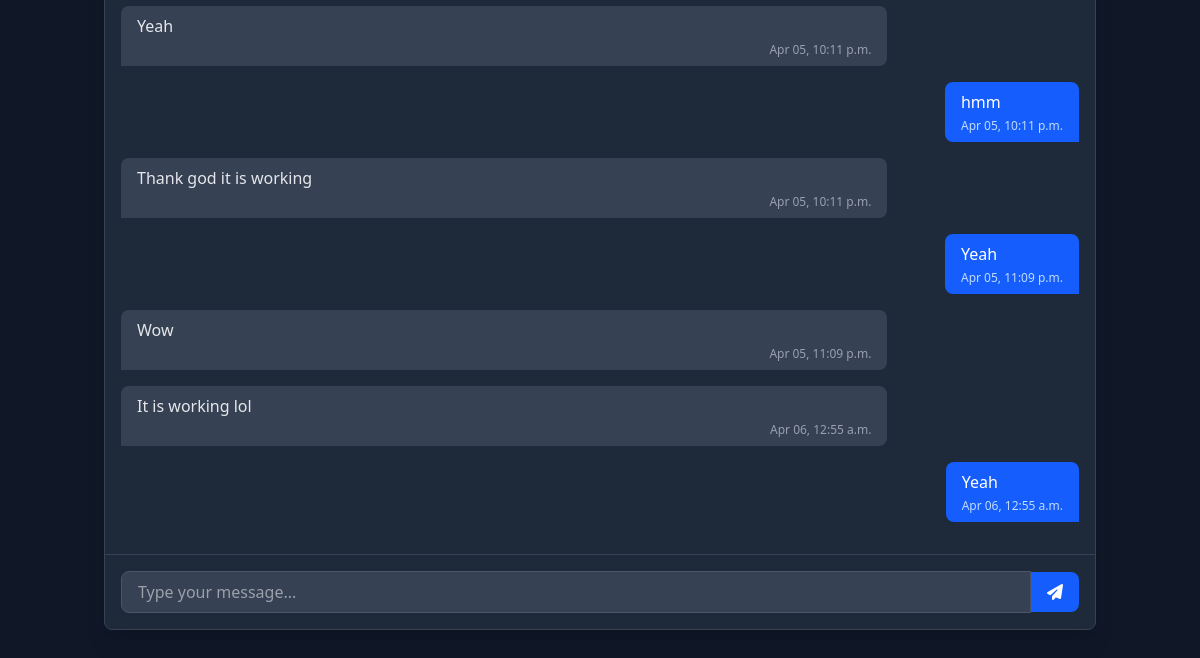
Page /community/ (signed in, lower part) on the earlier database version.
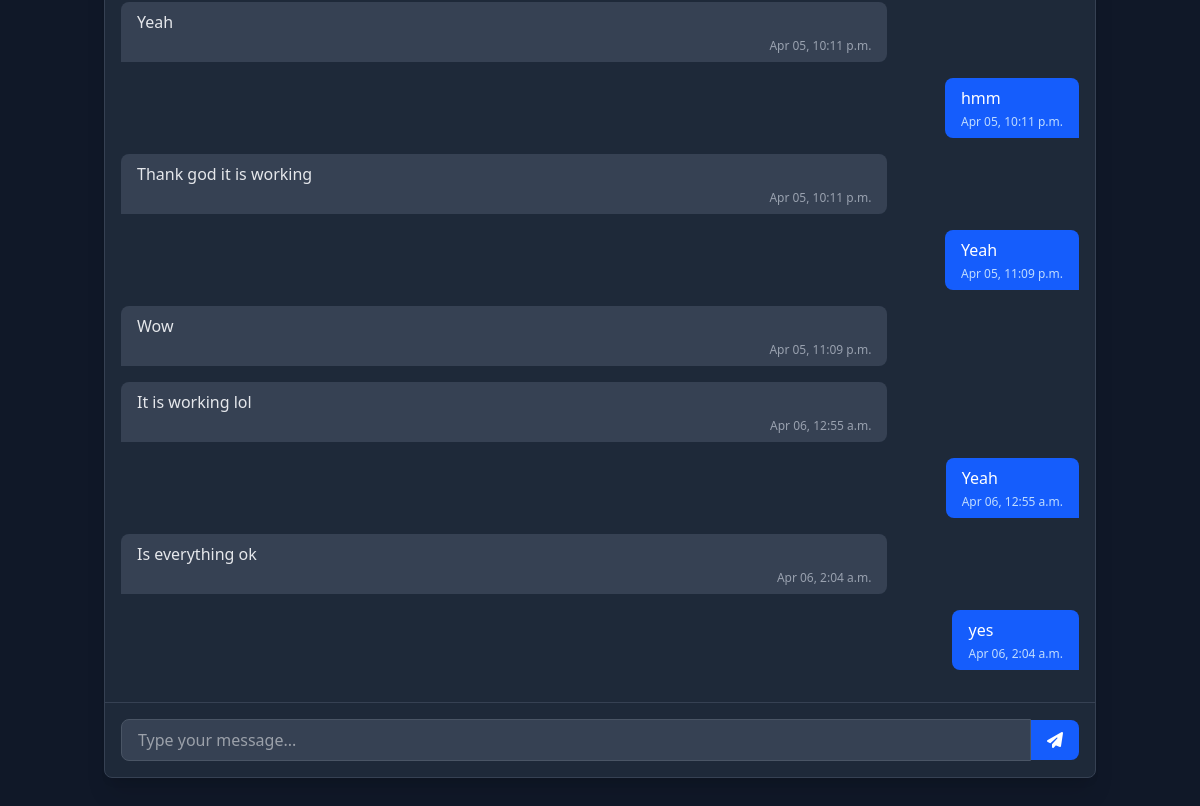
Same page on the later database version.
### fitness/models.py (models this page shows, shortened)
class CommunityMessage(models.Model):
    sender = models.ForeignKey(
        User, on_delete=models.CASCADE, related_name='sent_messages')
    receiver = models.ForeignKey(
        User, on_delete=models.CASCADE, related_name='received_messages', null=True, blank=True)
    message = models.TextField()
    timestamp = models.DateTimeField(auto_now_add=True)
    is_read = models.BooleanField(default=False)
    class Meta:
        ordering = ['-timestamp']

### fitness/views.py (the view)
# urls.py: path('community/', views.community, name='community'),
@login_required
def community(request):
    user = request.user
    context = {}
    if user.is_superuser:
        all_users = User.objects.exclude(id=user.id).order_by('username')
        context['all_users'] = all_users
        selected_user_id = request.GET.get('user_id')
        if selected_user_id:
            try:
                selected_user = User.objects.get(id=selected_user_id)
                context['selected_user'] = selected_user
                chat_messages = CommunityMessage.objects.filter(
                    (Q(sender=user) & Q(receiver=selected_user)) |
                    (Q(sender=selected_user) & Q(receiver=user))
                ).order_by('timestamp')
                unread_messages = chat_messages.filter(
                    receiver=user, is_read=False)
                unread_messages.update(is_read=True)
                context['chat_messages'] = chat_messages
                if request.headers.get('X-Requested-With') == 'XMLHttpRequest':
                    return render(request, 'fitness/partials/chat_messages.html', context)
            except User.DoesNotExist:
                pass
    else:
        admin_users = User.objects.filter(is_superuser=True)
        if admin_users.exists():
            admin_user = admin_users.first()
            context['admin_user'] = admin_user
            chat_messages = CommunityMessage.objects.filter(
                (Q(sender=user) & Q(receiver=admin_user)) |
                (Q(sender=admin_user) & Q(receiver=user))
            ).order_by('timestamp')
            unread_messages = chat_messages.filter(
                receiver=user, is_read=False)
            unread_messages.update(is_read=True)
            context['chat_messages'] = chat_messages
            if request.headers.get('X-Requested-With') == 'XMLHttpRequest':
                return render(request, 'fitness/partials/chat_messages.html', context)
    return render(request, 'fitness/community.html', context)

### fitness/templates/fitness/community.html (shortened to what this page needs)
{% extends 'fitness/base.html' %}
{% block content %}
<div class="container mx-auto px-4 py-8">
  <div class="bg-gray-800 rounded-lg shadow-xl border border-gray-700 overflow-hidden">
    <div class="grid grid-cols-1 {% if user.is_superuser %}md:grid-cols-4{% endif %}">
      <div class="{% if user.is_superuser %}md:col-span-3{% endif %} flex flex-col h-[70vh]">
        <div class="flex-1 p-4 overflow-y-auto bg-gray-800" id="chat-messages">
          {% if chat_messages %}
            {% for message in chat_messages %}
              <div class="mb-4 {% if message.sender == user %}flex justify-end{% endif %}">
                <div class="{% if message.sender == user %}bg-blue-600 text-white rounded-tl-lg rounded-tr-lg rounded-bl-lg{% else %}bg-gray-700 text-gray-200 rounded-tr-lg rounded-tl-lg rounded-br-lg{% endif %} py-2 px-4 max-w-[80%]">
                  <p>{{ message.message }}</p>
                  <p class="text-xs {% if message.sender == user %}text-blue-200{% else %}text-gray-400{% endif %} mt-1 text-right">
                    {{ message.timestamp|date:"M d, g:i a" }}
                  </p>
                </div>
              </div>
            {% endfor %}
          {% endif %}
        </div>
        <div class="p-4 border-t border-gray-700">
          {% if user.is_superuser and selected_user or not user.is_superuser and admin_user %}
            <form method="post" action="{% url 'send_message' %}" class="flex items-center">
              <input type="text" name="message" placeholder="Type your message..." class="flex-1 bg-gray-700 border border-gray-600 rounded-l-lg px-4 py-2 text-white focus:outline-none focus:ring-2 focus:ring-blue-500">
              <button type="submit" class="bg-blue-600 hover:bg-blue-700 text-white px-4 py-2 rounded-r-lg transition duration-300">
                <i class="fas fa-paper-plane"></i>
              </button>
            </form>
          {% endif %}
        </div>
      </div>
    </div>
  </div>
</div>
{% endblock %}

### fitness/templates/fitness/base.html (shortened to what this page needs)
<!DOCTYPE html>
<html lang="en">
  <head>
    <script src="https://cdn.jsdelivr.net/npm/@tailwindcss/browser@4"></script>
    <link rel="stylesheet" href="https://cdnjs.cloudflare.com/ajax/libs/font-awesome/6.4.0/css/all.min.css">
  </head>
  <body class="bg-gray-900 min-h-screen text-gray-200">
    {% block content %}{% endblock %}
  </body>
</html>

Differences in the rows shown:
added CommunityMessage: message "Is everything ok", timestamp "Apr 06, 2:04 a.m."
added CommunityMessage: message "yes", timestamp "Apr 06, 2:04 a.m."
